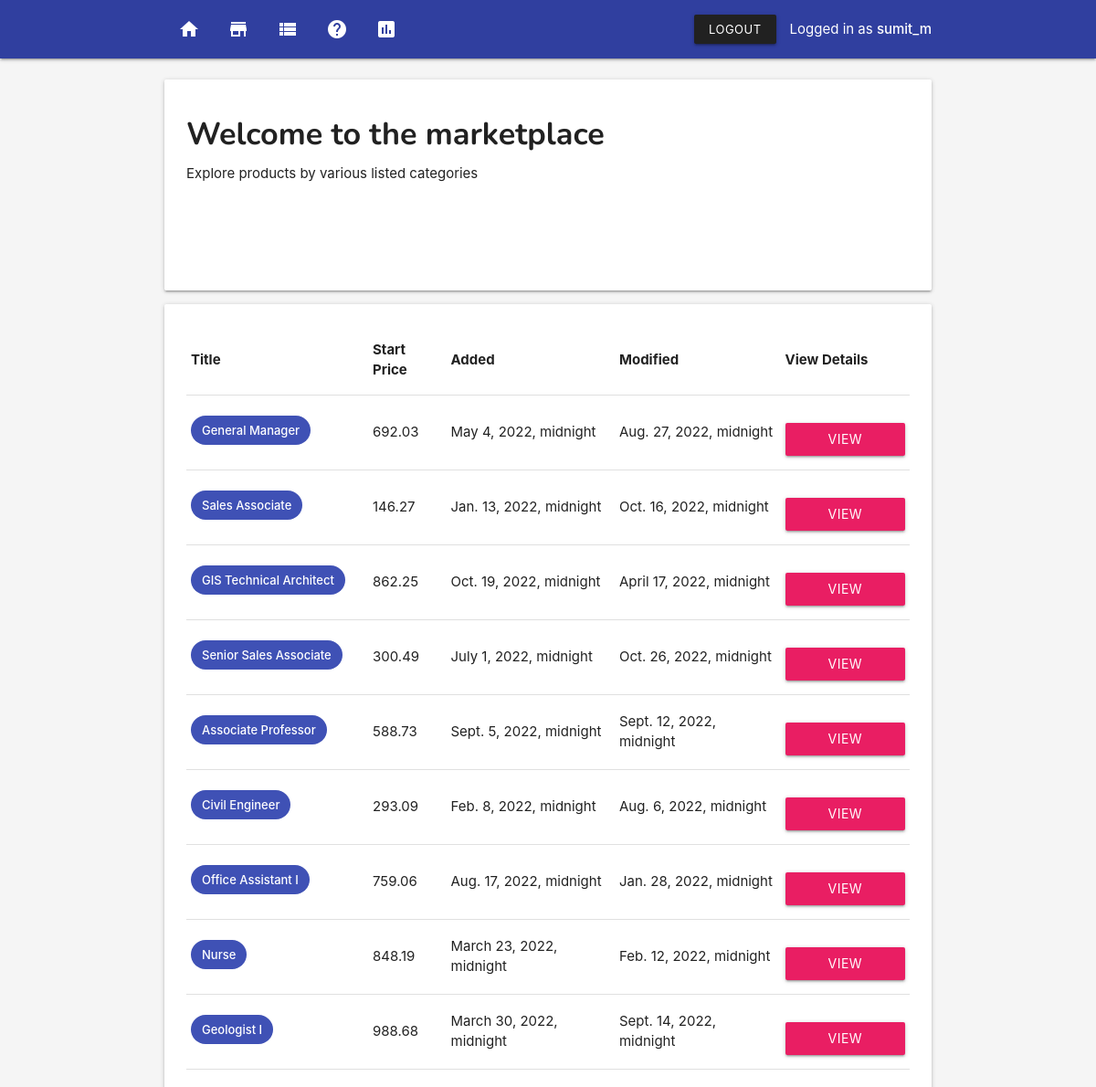
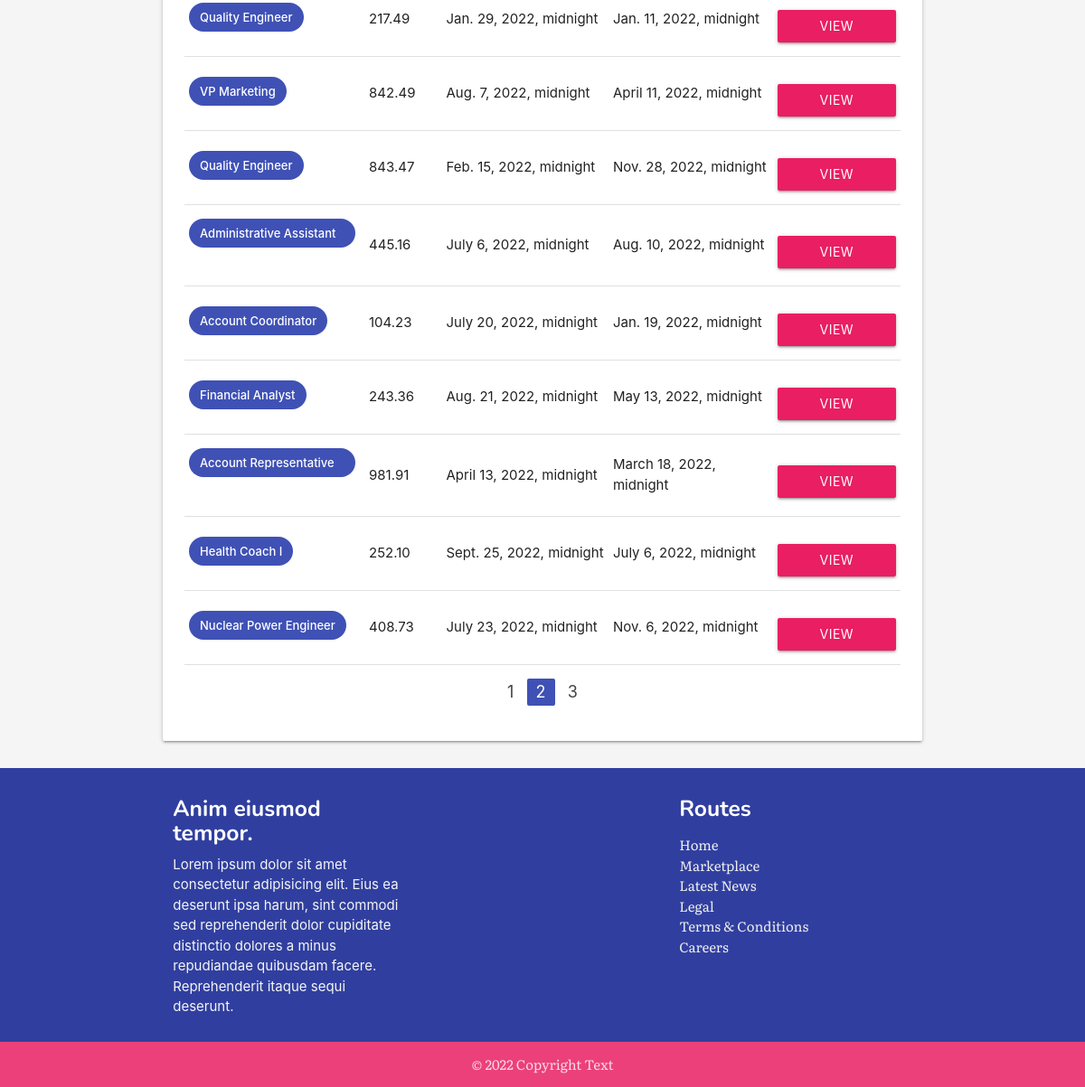
Screenshot of /marketplace/?page=2 (signed in) with the database file from the repository (2 pictures, top to bottom).
### core/models.py (models this page shows, shortened)
class User(AbstractUser):
    first_name = models.CharField(max_length=255, null=True)
    last_name = models.CharField(max_length=150, null=True)
    email = models.EmailField(unique=True)
    address = models.CharField(max_length=300, null=True)
    phone = models.CharField(
        max_length=10,
        null=True,
        validators=[
            MinLengthValidator(10)
        ]
    )
    age = models.CharField(max_length=5, null=True)
    birth_date = models.DateField(null=True)

### system/models.py (models this page shows, shortened)
class Auction(models.Model):
    title = models.CharField(max_length=255)
    slug = models.SlugField()
    start_time = models.DateTimeField(null=True)
    end_time = models.DateTimeField(null=True)
    start_price = models.DecimalField(max_digits=10, decimal_places=2, null=True)
    created = models.DateTimeField(auto_now_add=True)
    modified = models.DateTimeField(auto_now=True)
    winner = models.ForeignKey(User, on_delete=models.CASCADE, null=True)

### system/views.py (the view)
# urls.py: path('marketplace/', views.auctions, name='auctions'),
@login_required
def auctions(request):
    all_auctions = Auction.objects.all()
    paginator = Paginator(all_auctions, 18)
    page = request.GET.get('page')
    auctions = paginator.get_page(page)
    context = {
        'auctions': auctions,
    }
    return render(request, 'auctions.html', context)

### templates/auctions.html
{% extends 'base.html' %}
{% block content %}
{% include 'nav.html' %}
{% load static %}
<section class="section">
    <section class="container">
            <div class="col s12">
                    <div class="card">
                            <div class="card-content">
                                <h4>Welcome to the marketplace</h4>
                                <p>Explore products by various listed categories</p>
                                <img src="{% static 'ishant-mishra-1349434-unsplash.jpg' %}" alt="" class="responsive-img fade-in">
                            </div>
                        </div>
            </div>
            <div class="card">
                <div class="card-content">
                        <table class="table responsive-table">
                                <thead>
                                    <tr>
                                        <th>Title</th>
                                        <th>Start Price</th>
                                        <th>Added</th>
                                        <th>Modified</th>
                                        <th>View Details</th>
                                    </tr>
                                </thead>
                                <tbody>
                                        {%for a in auctions %}
                                        <tr>
                                            <td><span class="chip indigo white-text">{{ a.title }}</span></td>
                                            <td>{{ a.start_price }}</td>
                                            <td>{{ a.created }}</td>
                                            <td>{{ a.modified }}</td>
                                            <td><a href="{% url 'system:auction-detail' a.id %}" style="margin-top: 1rem;" class="btn pink waves-effect waves-light">View Details</a></td>
                                        </tr>
                                        {% endfor %}
                                </tbody>
                            </table>
                            <ul class="pagination center">
                                {% if auctions.has_previous %}
                                <li class="waves-effect"><a href="?page={{auctions.previous_page_number}}">{{ auctions.previous_page_number}}</a></li>
                                {% endif %}
                                <li class="active indigo"><a href="#!">{{auctions.number}}</a></li>
                                {% if auctions.has_next %}
                                <li class="waves-effect"><a href="?page={{auctions.next_page_number}}">{{ auctions.next_page_number}}</a></li>
                                {% endif %}
                            </ul>
                </div>
            </div>
    </section>
</section>
{% include 'footer.html' %}
{% endblock content %}

### templates/nav.html (shortened to what this page needs)
<nav>
<div class="nav-wrapper indigo darken-2">
    <div class="container">
    <ul class="left hide-on-med-and-down">
            <li><a href="{% url 'system:home' %}"><i class="material-icons">home</i></a></li>
        <li><a href="{% url 'system:auctions' %}"><i class="material-icons">store</i></a></li>
        <li><a href="{% url 'system:bid-summary' %}"><i class="material-icons">view_list</i></a></li>
        <li><a href="{% url 'system:about' %}"><i class="material-icons">help</i></a></li>
        <li><a href="{% url 'system:dashboard' %}"><i class="material-icons">insert_chart</i></a></li>
    </ul>
    <ul class="right hide-on-med-and-down">
            {% if user.is_authenticated %}
            <li><a class="btn-small waves-effect waves-light grey darken-4" href="{% url 'core:logout' %}">Logout</a></li>
            <li>Logged in as <strong>{{ user.username }}</strong></li>
        {% endif %}
    </ul>
</div>
</div>
</nav>

### templates/base.html (style rules this page uses)
p { margin-top: 0.5rem !important; margin-bottom: 0.5rem!important; }
img { margin-top: 1em; padding: 4%; }
h1, h2, h3, h4, h5, h6 { margin-top: .5em !important; font-family: 'Nunito', sans-serif; font-weight: bold; }
body { display: flex; min-height: 100vh; flex-direction: column; }
.fade-in { -webkit-animation: fade-in 1s cubic-bezier(0.390, 0.575, 0.565, 1.000) both; animation: fade-in 1s cubic-bezier(0.390, 0.575, 0.565, 1.000) both; }

### rows the page displays
User: username "sumit_m"
Auction: title "General Manager", start_price "692.03", created "May 4, 2022, midnight", modified "Aug. 27, 2022, midnight"
Auction: title "Sales Associate", start_price "146.27", created "Jan. 13, 2022, midnight", modified "Oct. 16, 2022, midnight"
Auction: title "GIS Technical Architect", start_price "862.25", created "Oct. 19, 2022, midnight", modified "April 17, 2022, midnight"
Auction: title "Senior Sales Associate", start_price "300.49", created "July 1, 2022, midnight", modified "Oct. 26, 2022, midnight"
Auction: title "Associate Professor", start_price "588.73", created "Sept. 5, 2022, midnight", modified "Sept. 12, 2022, midnight"
Auction: title "Civil Engineer", start_price "293.09", created "Feb. 8, 2022, midnight", modified "Aug. 6, 2022, midnight"
Auction: title "Office Assistant I", start_price "759.06", created "Aug. 17, 2022, midnight", modified "Jan. 28, 2022, midnight"
Auction: title "Nurse", start_price "848.19", created "March 23, 2022, midnight", modified "Feb. 12, 2022, midnight"
Auction: title "Geologist I", start_price "988.68", created "March 30, 2022, midnight", modified "Sept. 14, 2022, midnight"
Auction: title "Quality Engineer", start_price "217.49", created "Jan. 29, 2022, midnight", modified "Jan. 11, 2022, midnight"
Auction: title "VP Marketing", start_price "842.49", created "Aug. 7, 2022, midnight", modified "April 11, 2022, midnight"
Auction: title "Quality Engineer", start_price "843.47", created "Feb. 15, 2022, midnight", modified "Nov. 28, 2022, midnight"
Auction: title "Administrative Assistant II", start_price "445.16", created "July 6, 2022, midnight", modified "Aug. 10, 2022, midnight"
Auction: title "Account Coordinator", start_price "104.23", created "July 20, 2022, midnight", modified "Jan. 19, 2022, midnight"
Auction: title "Financial Analyst", start_price "243.36", created "Aug. 21, 2022, midnight", modified "May 13, 2022, midnight"
Auction: title "Account Representative IV", start_price "981.91", created "April 13, 2022, midnight", modified "March 18, 2022, midnight"
Auction: title "Health Coach I", start_price "252.10", created "Sept. 25, 2022, midnight", modified "July 6, 2022, midnight"
Auction: title "Nuclear Power Engineer", start_price "408.73", created "July 23, 2022, midnight", modified "Nov. 6, 2022, midnight"

### other values shown
{{ auctions.previous_page_number }} "1"
{{ auctions.number }} "2"
{{ auctions.next_page_number }} "3"
